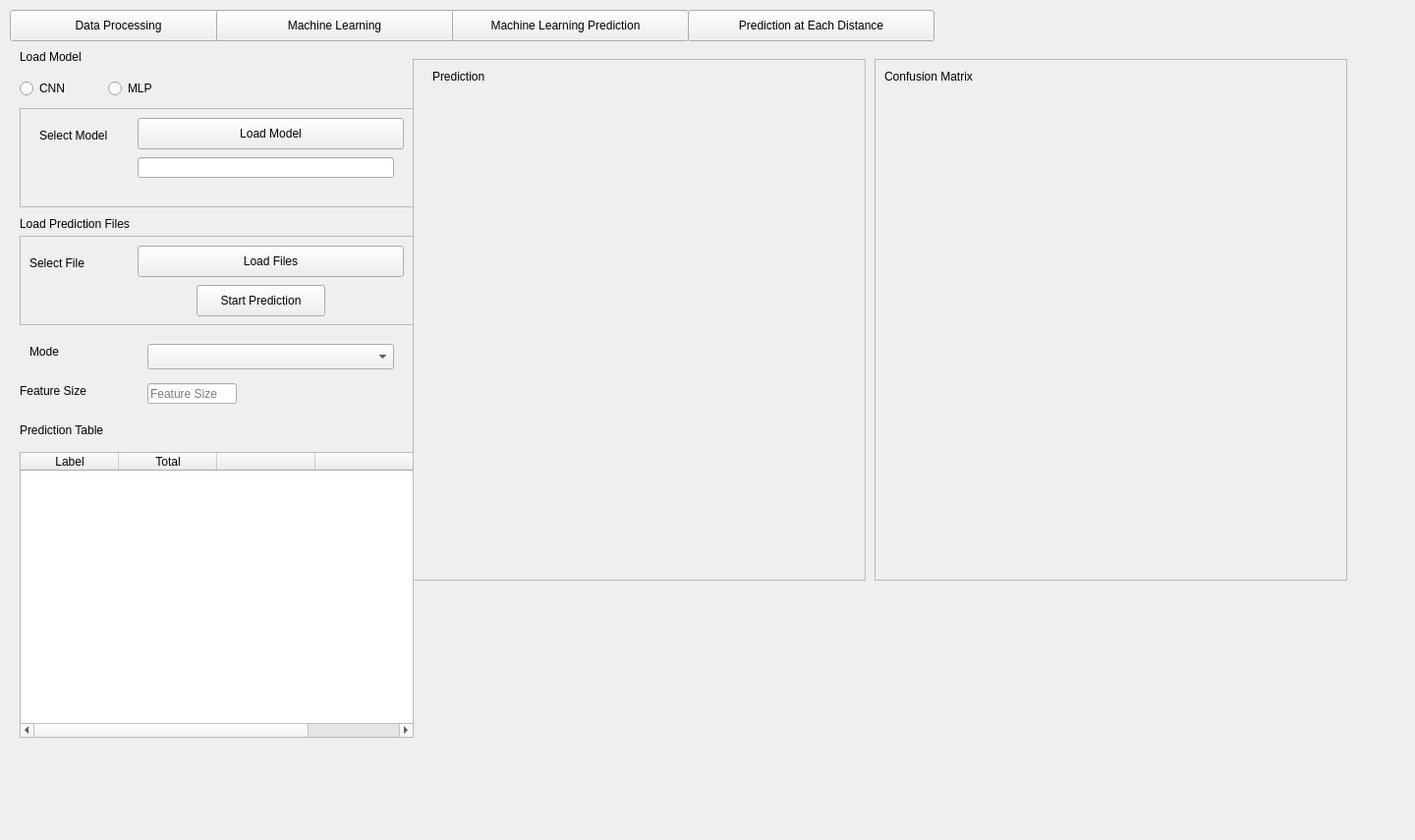
<?xml version="1.0" encoding="UTF-8"?>
<ui version="4.0">
 <class>MachineLearningPrediction</class>
 <widget class="QWidget" name="MachineLearningPrediction">
  <property name="geometry">
   <rect>
    <x>0</x>
    <y>0</y>
    <width>1440</width>
    <height>855</height>
   </rect>
  </property>
  <property name="windowTitle">
   <string>MachineLearningPrediction</string>
  </property>
  <widget class="QFrame" name="mlp_frame">
   <property name="geometry">
    <rect>
     <x>420</x>
     <y>60</y>
     <width>461</width>
     <height>531</height>
    </rect>
   </property>
   <property name="frameShape">
    <enum>QFrame::StyledPanel</enum>
   </property>
   <property name="frameShadow">
    <enum>QFrame::Raised</enum>
   </property>
   <widget class="QLabel" name="label_6">
    <property name="geometry">
     <rect>
      <x>20</x>
      <y>10</y>
      <width>231</width>
      <height>16</height>
     </rect>
    </property>
    <property name="text">
     <string>Prediction</string>
    </property>
   </widget>
   <widget class="QWidget" name="verticalLayoutWidget_2">
    <property name="geometry">
     <rect>
      <x>40</x>
      <y>50</y>
      <width>391</width>
      <height>441</height>
     </rect>
    </property>
    <layout class="QVBoxLayout" name="plot_prediction"/>
   </widget>
  </widget>
  <widget class="QFrame" name="files_frame">
   <property name="geometry">
    <rect>
     <x>20</x>
     <y>240</y>
     <width>401</width>
     <height>91</height>
    </rect>
   </property>
   <property name="frameShape">
    <enum>QFrame::StyledPanel</enum>
   </property>
   <property name="frameShadow">
    <enum>QFrame::Raised</enum>
   </property>
   <widget class="QLabel" name="label_load">
    <property name="geometry">
     <rect>
      <x>10</x>
      <y>20</y>
      <width>76</width>
      <height>16</height>
     </rect>
    </property>
    <property name="text">
     <string>Select File</string>
    </property>
   </widget>
   <widget class="QPushButton" name="btn_load_file">
    <property name="geometry">
     <rect>
      <x>120</x>
      <y>10</y>
      <width>271</width>
      <height>32</height>
     </rect>
    </property>
    <property name="text">
     <string>Load Files</string>
    </property>
   </widget>
   <widget class="QPushButton" name="btn_start_prediction">
    <property name="geometry">
     <rect>
      <x>180</x>
      <y>50</y>
      <width>131</width>
      <height>32</height>
     </rect>
    </property>
    <property name="text">
     <string>Start Prediction</string>
    </property>
   </widget>
  </widget>
  <widget class="QFrame" name="random_forest_frame">
   <property name="geometry">
    <rect>
     <x>890</x>
     <y>60</y>
     <width>481</width>
     <height>531</height>
    </rect>
   </property>
   <property name="frameShape">
    <enum>QFrame::StyledPanel</enum>
   </property>
   <property name="frameShadow">
    <enum>QFrame::Raised</enum>
   </property>
   <widget class="QLabel" name="label_9">
    <property name="geometry">
     <rect>
      <x>10</x>
      <y>10</y>
      <width>271</width>
      <height>16</height>
     </rect>
    </property>
    <property name="text">
     <string>Confusion Matrix</string>
    </property>
   </widget>
   <widget class="QWidget" name="verticalLayoutWidget_4">
    <property name="geometry">
     <rect>
      <x>30</x>
      <y>50</y>
      <width>411</width>
      <height>441</height>
     </rect>
    </property>
    <layout class="QVBoxLayout" name="plot_confusion_matrix"/>
   </widget>
  </widget>
  <widget class="QTableWidget" name="table_widget">
   <property name="geometry">
    <rect>
     <x>20</x>
     <y>460</y>
     <width>401</width>
     <height>291</height>
    </rect>
   </property>
   <property name="minimumSize">
    <size>
     <width>401</width>
     <height>0</height>
    </size>
   </property>
   <property name="maximumSize">
    <size>
     <width>401</width>
     <height>16777215</height>
    </size>
   </property>
   <column>
    <property name="text">
     <string>Label</string>
    </property>
   </column>
   <column>
    <property name="text">
     <string>Total</string>
    </property>
   </column>
   <column>
    <property name="text">
     <string/>
    </property>
   </column>
   <column>
    <property name="text">
     <string/>
    </property>
   </column>
  </widget>
  <widget class="QLabel" name="label_8">
   <property name="geometry">
    <rect>
     <x>20</x>
     <y>430</y>
     <width>271</width>
     <height>16</height>
    </rect>
   </property>
   <property name="text">
    <string>Prediction Table</string>
   </property>
  </widget>
  <widget class="QFrame" name="files_frame_2">
   <property name="geometry">
    <rect>
     <x>20</x>
     <y>110</y>
     <width>401</width>
     <height>101</height>
    </rect>
   </property>
   <property name="frameShape">
    <enum>QFrame::StyledPanel</enum>
   </property>
   <property name="frameShadow">
    <enum>QFrame::Raised</enum>
   </property>
   <widget class="QLabel" name="label_load_2">
    <property name="geometry">
     <rect>
      <x>20</x>
      <y>20</y>
      <width>81</width>
      <height>16</height>
     </rect>
    </property>
    <property name="text">
     <string>Select Model</string>
    </property>
   </widget>
   <widget class="QPushButton" name="btn_load_model">
    <property name="geometry">
     <rect>
      <x>120</x>
      <y>10</y>
      <width>271</width>
      <height>32</height>
     </rect>
    </property>
    <property name="text">
     <string>Load Model</string>
    </property>
   </widget>
   <widget class="QLineEdit" name="txt_model_name">
    <property name="geometry">
     <rect>
      <x>120</x>
      <y>50</y>
      <width>261</width>
      <height>21</height>
     </rect>
    </property>
   </widget>
  </widget>
  <widget class="QLabel" name="label_11">
   <property name="geometry">
    <rect>
     <x>20</x>
     <y>220</y>
     <width>271</width>
     <height>16</height>
    </rect>
   </property>
   <property name="text">
    <string>Load Prediction Files</string>
   </property>
  </widget>
  <widget class="QLabel" name="label_10">
   <property name="geometry">
    <rect>
     <x>20</x>
     <y>50</y>
     <width>91</width>
     <height>16</height>
    </rect>
   </property>
   <property name="text">
    <string>Load Model</string>
   </property>
  </widget>
  <widget class="QPushButton" name="btn_data_open">
   <property name="geometry">
    <rect>
     <x>10</x>
     <y>10</y>
     <width>221</width>
     <height>32</height>
    </rect>
   </property>
   <property name="text">
    <string>Data Processing</string>
   </property>
  </widget>
  <widget class="QPushButton" name="btn_ml_prediction_open">
   <property name="geometry">
    <rect>
     <x>450</x>
     <y>10</y>
     <width>251</width>
     <height>32</height>
    </rect>
   </property>
   <property name="text">
    <string>Machine Learning Prediction</string>
   </property>
  </widget>
  <widget class="QPushButton" name="btn_ml_open">
   <property name="geometry">
    <rect>
     <x>220</x>
     <y>10</y>
     <width>241</width>
     <height>32</height>
    </rect>
   </property>
   <property name="text">
    <string>Machine Learning</string>
   </property>
  </widget>
  <widget class="QLabel" name="label_13">
   <property name="geometry">
    <rect>
     <x>20</x>
     <y>390</y>
     <width>91</width>
     <height>16</height>
    </rect>
   </property>
   <property name="text">
    <string>Feature Size</string>
   </property>
  </widget>
  <widget class="QLineEdit" name="txt_feature_size">
   <property name="geometry">
    <rect>
     <x>150</x>
     <y>390</y>
     <width>91</width>
     <height>21</height>
    </rect>
   </property>
   <property name="text">
    <string/>
   </property>
   <property name="placeholderText">
    <string>Feature Size</string>
   </property>
   <property name="clearButtonEnabled">
    <bool>false</bool>
   </property>
  </widget>
  <widget class="QRadioButton" name="radioCNN">
   <property name="geometry">
    <rect>
     <x>20</x>
     <y>80</y>
     <width>100</width>
     <height>20</height>
    </rect>
   </property>
   <property name="text">
    <string>CNN</string>
   </property>
  </widget>
  <widget class="QRadioButton" name="radioMLP">
   <property name="geometry">
    <rect>
     <x>110</x>
     <y>80</y>
     <width>100</width>
     <height>20</height>
    </rect>
   </property>
   <property name="text">
    <string>MLP</string>
   </property>
  </widget>
  <widget class="QPushButton" name="btn_prediction_distance_open">
   <property name="geometry">
    <rect>
     <x>700</x>
     <y>10</y>
     <width>251</width>
     <height>32</height>
    </rect>
   </property>
   <property name="text">
    <string>Prediction at Each Distance</string>
   </property>
  </widget>
  <widget class="QComboBox" name="cb_output">
   <property name="geometry">
    <rect>
     <x>150</x>
     <y>350</y>
     <width>251</width>
     <height>26</height>
    </rect>
   </property>
  </widget>
  <widget class="QLabel" name="label_load_3">
   <property name="geometry">
    <rect>
     <x>30</x>
     <y>350</y>
     <width>76</width>
     <height>16</height>
    </rect>
   </property>
   <property name="text">
    <string>Mode</string>
   </property>
  </widget>
 </widget>
 <resources/>
 <connections/>
</ui>
